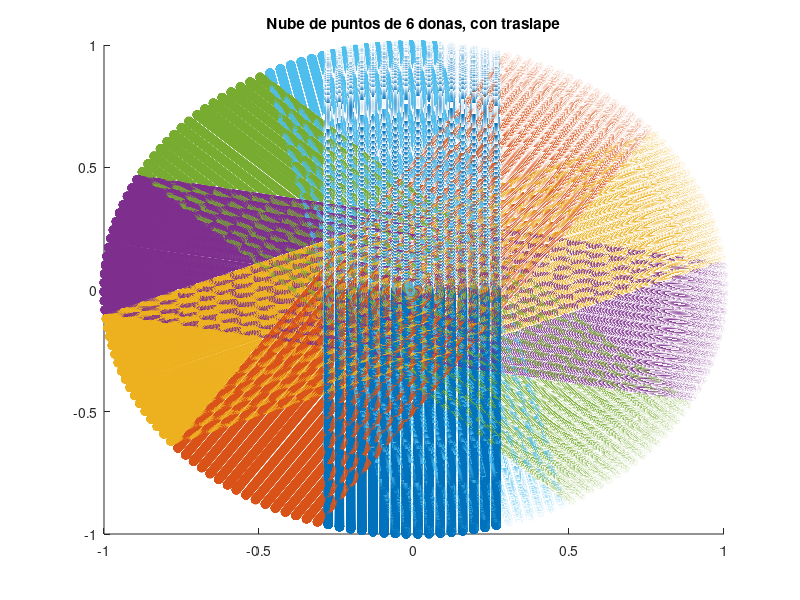

MATLAB code for this plot: (Note: this script raises an error after producing the figure.)
close all;clear;clc
%% Set LIDAR's parameters
%Angle elevation range;
    AZBLK_angle=[15.379 13.236 11.128 9.03 6.941 4.878 2.788 0.705 -1.454 -3.448 -5.518 -7.601 -9.697 -11.789 -13.914 -16.062]*pi/180;
    n_rays=length(AZBLK_angle);
%Offset angle of AZBLK's points
    %AZBLK_offset=regexprep(num2str(linspace(-1.24,-0.857,16)),'\s+',',')
    AZBLK_offset=[-1.24,-1.2145,-1.1889,-1.1634,-1.1379,-1.1123,-1.0868,-1.0613,-1.0357,-1.0102,-0.98467,-0.95913,-0.9336,-0.90807,-0.88253,-0.857]*pi/180;
%Encoder range: [0,90111] ticks
    total_ticks=90112;
%Mode 1023 azimuth. Every azimuth increments in 88 ticks
    %1 tick = 360/90112= 0.003995°.     Aprox -> 0.004°
    %88 tick = 360*88/90112 = 0.3516°
    n_AZBLK=1024;
    %It should be noted that, we obtain 1024*16 = 16384 points in every LIDAR scan
    n_points=n_AZBLK*n_rays;
    ticks_between_azimuths=total_ticks/n_AZBLK;
    angle_between_azimuths=-2*pi*(ticks_between_azimuths/total_ticks);
                         %=-2*pi/n_AZBLK
%Angle rotation,n° donuts,angular velocity,time per scan.
    n_donuts=6;
    rot_angle=-33.53706667*pi/180;
    rot_matrix=[cos(rot_angle) -sin(rot_angle)  0;
                sin(rot_angle) cos(rot_angle)   0;
                0               0               1];
%pre-allocate spheric point clouds
    temp=zeros(n_AZBLK*n_rays,3);
    spheric_point_cloud=cell(1,n_donuts);
    for i=1:n_donuts
        spheric_point_cloud{i}=temp;
    end
%% Generate synthetic sphere
R=1;%radius sphere
for i=1:n_donuts
    for j=1:n_AZBLK
        for k=1:n_rays
            x=R*sin(AZBLK_angle(k));
            z=-R*cos(AZBLK_angle(k))*cos(angle_between_azimuths*(j-1)+AZBLK_offset(k));
            y=R*cos(AZBLK_angle(k))*sin(angle_between_azimuths*(j-1)+AZBLK_offset(k));
            temp((j-1)*n_rays+k,:)=(rot_matrix^(i-1)*[x;y;z])';
        end
    end
    spheric_point_cloud{i}=temp;    
end
figure (1)
hold
for i=1:n_donuts
    temp=spheric_point_cloud{i};
    scatter3(temp(:,1),temp(:,2),temp(:,3))
end
hold off
title('Nube de puntos de 6 donas, con traslape')
%% Supress "redundant" data
%set parameters
alfa1=AZBLK_angle(1);
alfa2=AZBLK_angle(end);

p1=zeros(n_donuts,3);
p2=p1;
l1_param=[0,0,0];
l2_param=l1_param;
offset=-pi/2;
%Set boundary points of the donuts and every pair of equation lines
for i=1:n_donuts
    angle_temp=rot_angle*(i-1)+alfa1+offset;
    p1(i,:)=[cos(angle_temp),sin(angle_temp),0];
    angle_temp=rot_angle*(i-1)+alfa2+offset;
    p2(i,:)=[cos(angle_temp),sin(angle_temp),0];
    if i~=1
        l1_param(i,:)=[tan(rot_angle*(i-1)+offset),p1(i,1),p1(i,2)];
        l2_param(i,:)=[tan(rot_angle*(i-1)+offset),p2(i,1),p2(i,2)];
    end
end
%supress data
spheric_point_cloud_processed=spheric_point_cloud;

%Donut2
i=2;
for j=1:length(spheric_point_cloud_processed{i})
    x_data=spheric_point_cloud_processed{i}(j,1);
    y_data=spheric_point_cloud_processed{i}(j,2);
    z_data=spheric_point_cloud_processed{i}(j,3);
    if x_data<=p1(1,1) && x_data>=p2(1,1)
        spheric_point_cloud_processed{i}(j,:)=[0,0,0];
    end
end
%Donut 3 to 6
for i=3:n_donuts
    for j=1:length(spheric_point_cloud_processed{i})
        x_data=spheric_point_cloud_processed{i}(j,1);
        y_data=spheric_point_cloud_processed{i}(j,2);
        z_data=spheric_point_cloud_processed{i}(j,3);
        if x_data>p1(1,1) 
            y_temp=line_equation(x_data,l1_param(i-1,:));
            if y_data>=y_temp
                spheric_point_cloud_processed{i}(j,:)=[0,0,0];
            end
        elseif x_data<p2(1,1)
            y_temp=line_equation(x_data,l2_param(i-1,:));
            if y_data<=y_temp
                spheric_point_cloud_processed{i}(j,:)=[0,0,0];
            end
        else
            spheric_point_cloud_processed{i}(j,:)=[0,0,0];
        end
    end
end

spheric_point_cloud_without_overlapped=zeros(n_points*n_donuts,3);
figure(2)
hold
for i=1:n_donuts
    temp=[spheric_point_cloud_processed{i}];
    scatter3(temp(:,1),temp(:,2),temp(:,3));
    spheric_point_cloud_without_overlapped((i-1)*n_points+1:i*n_points,:)=temp;
end
hold off
title('Nube de puntos de 6 donas, sin traslape')
%% Triangulate with MyRobustCrust
[Triangle_mesh,~]=MyRobustCrust(spheric_point_cloud_without_overlapped);
temp=spheric_point_cloud_without_overlapped;
figure (3)
trimesh(Triangle_mesh,temp(:,1),temp(:,2),temp(:,3));
title('Superficie tridimensional del modelo esférico')

%% Reconstruction
[point_cloud_without_overlapped,~,~]=xlsread('dataXYZ1.csv');
Triangle_mesh_mina=Triangle_mesh;
for i=length(Triangle_mesh_mina):-1:1
    v=Triangle_mesh_mina(i,1);
    if isequal(point_cloud_without_overlapped(v,:),[0 0 0])
        Triangle_mesh_mina(i,:)=[];
        continue
    end
    v=Triangle_mesh_mina(i,2);
    if isequal(point_cloud_without_overlapped(v,:),[0 0 0])
        Triangle_mesh_mina(i,:)=[];
        continue
    end
    v=Triangle_mesh_mina(i,3);
    if isequal(point_cloud_without_overlapped(v,:),[0 0 0])
        Triangle_mesh_mina(i,:)=[];
        continue
    end    
end

figure (4)
temp=spheric_point_cloud_without_overlapped;
trimesh(Triangle_mesh_mina,temp(:,1),temp(:,2),temp(:,3));
title('Superficie tridimensional del modelo esférico')

%%
plot_mesh(point_cloud_without_overlapped,Triangle_mesh_mina);

figure(6)
temp=point_cloud_without_overlapped;
trimesh(Triangle_mesh_mina,temp(:,1),temp(:,2),temp(:,3));
%% Aditional. Triangulation with Delaunay
T=delaunay(spheric_point_cloud_without_overlapped);
figure(7)
temp=spheric_point_cloud_without_overlapped;
trimesh(T,temp(:,1),temp(:,2),temp(:,3));